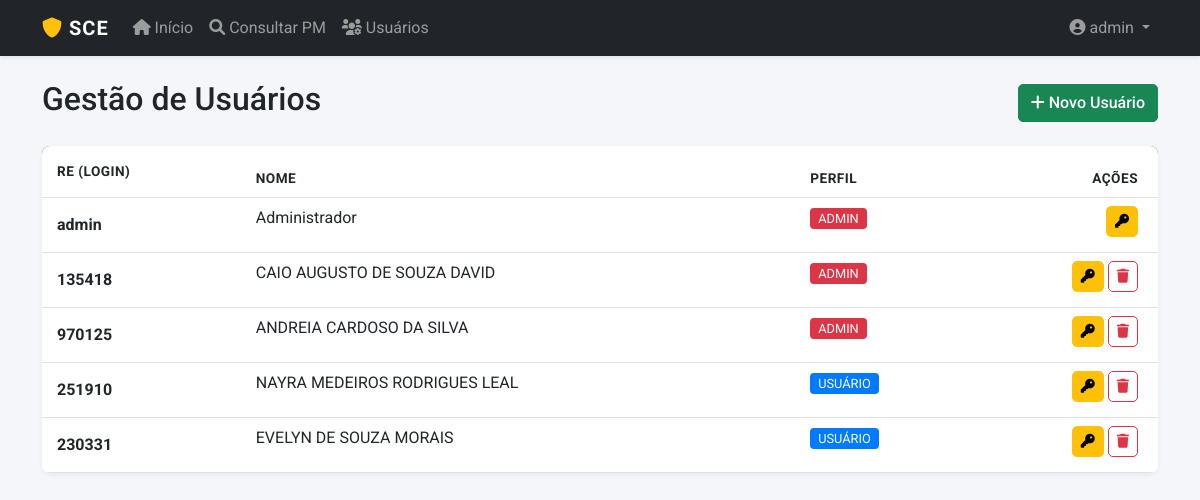
The app's page /usuarios (signed in) with its own data.
### app.py (models this page shows)
class Usuario(UserMixin, db.Model):
    id = db.Column(db.Integer, primary_key=True)
    username = db.Column(db.String(20), unique=True, nullable=False)
    re = db.Column(db.String(20), unique=True, nullable=False)
    nome = db.Column(db.String(100), nullable=False)
    password = db.Column(db.String(100), nullable=False)
    perfil = db.Column(db.String(20), default='comum') # 'admin', 'operador', 'comum'

### app.py (the view)
@app.route('/usuarios')
@login_required
def listar_usuarios():
    if getattr(current_user, 'perfil', 'usuario') != 'admin': return redirect(url_for('index'))
    return render_template('usuarios.html', usuarios=Usuario.query.all())

### app.py (called while the page is built)
@login_manager.user_loader
def load_user(user_id):
    return db.session.get(Usuario, int(user_id))

### templates/usuarios.html (shortened to what this page needs)
{% extends "base.html" %}
{% block content %}
<div style="display: flex; justify-content: space-between; align-items: center; margin-bottom: 20px;">
    <h2>Gestão de Usuários</h2>
    <button class="btn btn-success" data-bs-toggle="modal" data-bs-target="#modalNovoUsuario">
        <i class="fas fa-plus"></i> Novo Usuário
    </button>
</div>
<div style="background: white; border-radius: 8px; box-shadow: 0 2px 5px rgba(0,0,0,0.05); overflow: hidden;">
    <table class="table table-hover mb-0">
        <thead style="background: #343a40; color: white;">
            <tr>
                <th style="padding: 15px;">RE (Login)</th>
                <th>Nome</th>
                <th>Perfil</th>
                <th style="text-align: right; padding-right: 20px;">Ações</th>
            </tr>
        </thead>
        <tbody>
            {% for u in usuarios %}
            <tr>
                <td style="padding: 15px;"><strong>{{ u.re }}</strong></td>
                <td>{{ u.nome }}</td>
                <td>
                    {% if u.perfil == 'admin' %}
                        <span style="background: #dc3545; color: white; padding: 3px 8px; border-radius: 4px; font-size: 0.8rem;">ADMIN</span>
                    {% else %}
                        <span style="background: #007bff; color: white; padding: 3px 8px; border-radius: 4px; font-size: 0.8rem;">USUÁRIO</span>
                    {% endif %}
                </td>
                <td style="text-align: right; padding-right: 20px;">
                    <button class="btn btn-sm btn-warning" onclick="abrirModalReset('{{ u.id }}', '{{ u.nome }}')" title="Resetar Senha">
                        <i class="fas fa-key"></i>
                    </button>
                    {% if u.id != current_user.id %}
                    <a href="{{ url_for('excluir_usuario', id_user=u.id) }}"
                       class="btn btn-sm btn-outline-danger"
                       onclick="return confirm('Tem certeza?');" title="Excluir">
                        <i class="fas fa-trash"></i>
                    </a>
                    {% endif %}
                </td>
            </tr>
            {% endfor %}
        </tbody>
    </table>
</div>
{% endblock %}

### templates/base.html (shortened to what this page needs)
<!DOCTYPE html>
<html lang="pt-br">
<head>
    <link href="https://cdn.jsdelivr.net/npm/bootstrap@5.3.0/dist/css/bootstrap.min.css" rel="stylesheet">
    <link href="https://cdnjs.cloudflare.com/ajax/libs/font-awesome/6.0.0/css/all.min.css" rel="stylesheet">
</head>
<body>
    <nav class="navbar navbar-expand-lg navbar-dark bg-dark shadow-sm">
        <div class="container">
            <a class="navbar-brand" href="{{ url_for('index') }}">
                <i class="fas fa-shield-alt text-warning"></i> SCE
            </a>
            <div class="collapse navbar-collapse" id="navbarNav">
                <ul class="navbar-nav me-auto">
                    <li class="nav-item">
                        <a class="nav-link" href="{{ url_for('index') }}">
                            <i class="fas fa-home"></i> Início
                        </a>
                    </li>
                    {% if current_user.is_authenticated %}
                    <li class="nav-item">
                        <a class="nav-link" href="{{ url_for('consultar_pm') }}">
                            <i class="fas fa-search"></i> Consultar PM
                        </a>
                    </li>
                    {% endif %}
                    {% if current_user.is_authenticated and current_user.perfil == 'admin' %}
                    <li class="nav-item">
                        <a class="nav-link" href="{{ url_for('listar_usuarios') }}">
                            <i class="fas fa-users-cog"></i> Usuários
                        </a>
                    </li>
                    {% endif %}
                </ul>
                <ul class="navbar-nav">
                    {% if current_user.is_authenticated %}
                    <li class="nav-item dropdown">
                        <a class="nav-link dropdown-toggle" href="#" id="userDrop" role="button" data-bs-toggle="dropdown">
                            <i class="fas fa-user-circle"></i> {{ current_user.username }}
                        </a>
                    </li>
                    {% else %}
                    <li class="nav-item">
                        <a class="nav-link" href="{{ url_for('login') }}">Entrar</a>
                    </li>
                    {% endif %}
                </ul>
            </div>
        </div>
    </nav>
    <div class="container py-4">
        {% block content %}{% endblock %}
    </div>
</body>
</html>

### templates/base.html (style rules this page uses)
body { font-family: 'Roboto', sans-serif; background-color: #f4f6f9; }
.navbar-brand { font-weight: 700; letter-spacing: 1px; }
.btn { border-radius: 5px; font-weight: 500; }
.table thead th { border-top: none; text-transform: uppercase; font-size: 0.85rem; letter-spacing: 0.5px; }

### records on screen
Usuario: username "admin", re "admin", nome "Administrador", perfil "ADMIN"
Usuario: re "135418", nome "CAIO AUGUSTO DE SOUZA DAVID", perfil "ADMIN"
Usuario: re "970125", nome "ANDREIA CARDOSO DA SILVA", perfil "ADMIN"
Usuario: re "251910", nome "NAYRA MEDEIROS RODRIGUES LEAL", perfil "USUÁRIO"
Usuario: re "230331", nome "EVELYN DE SOUZA MORAIS", perfil "USUÁRIO"
